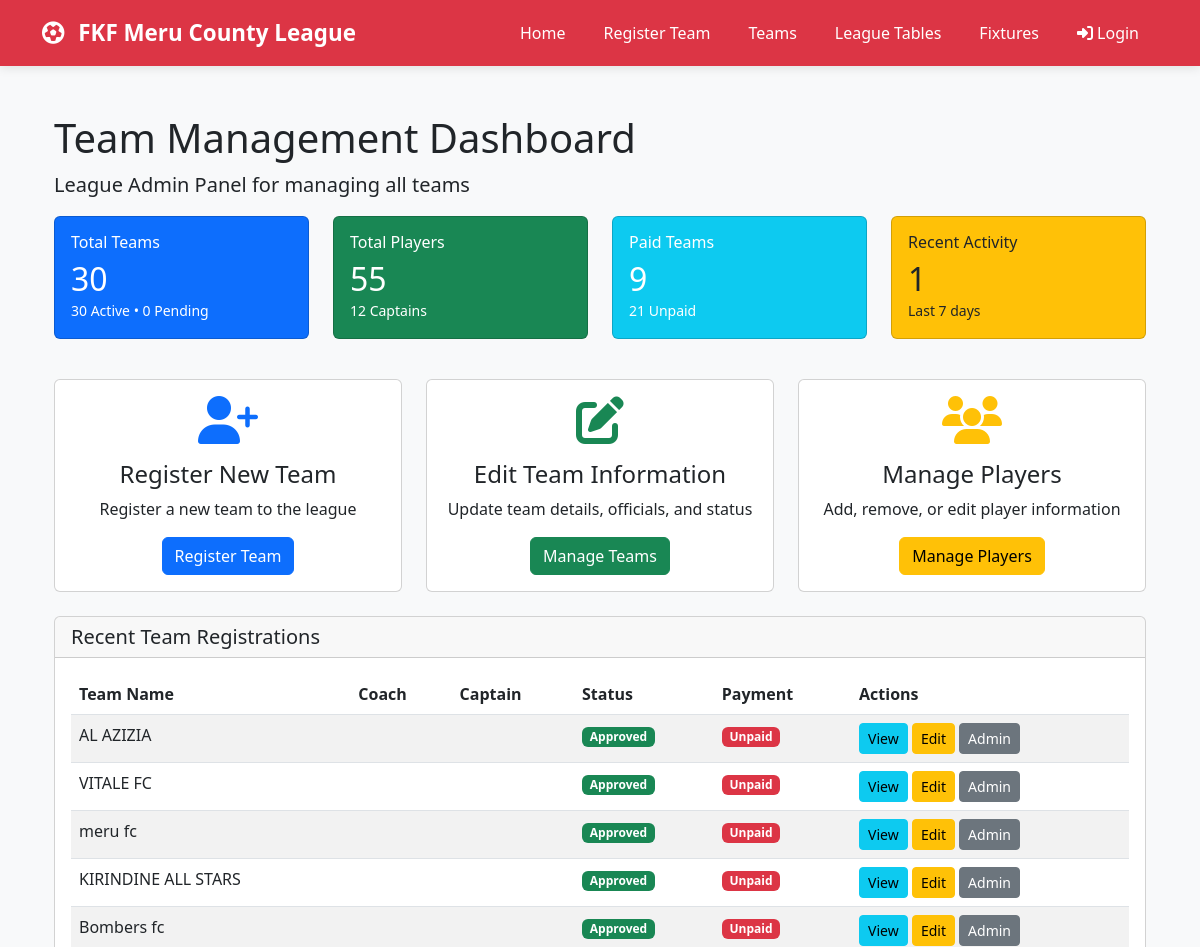
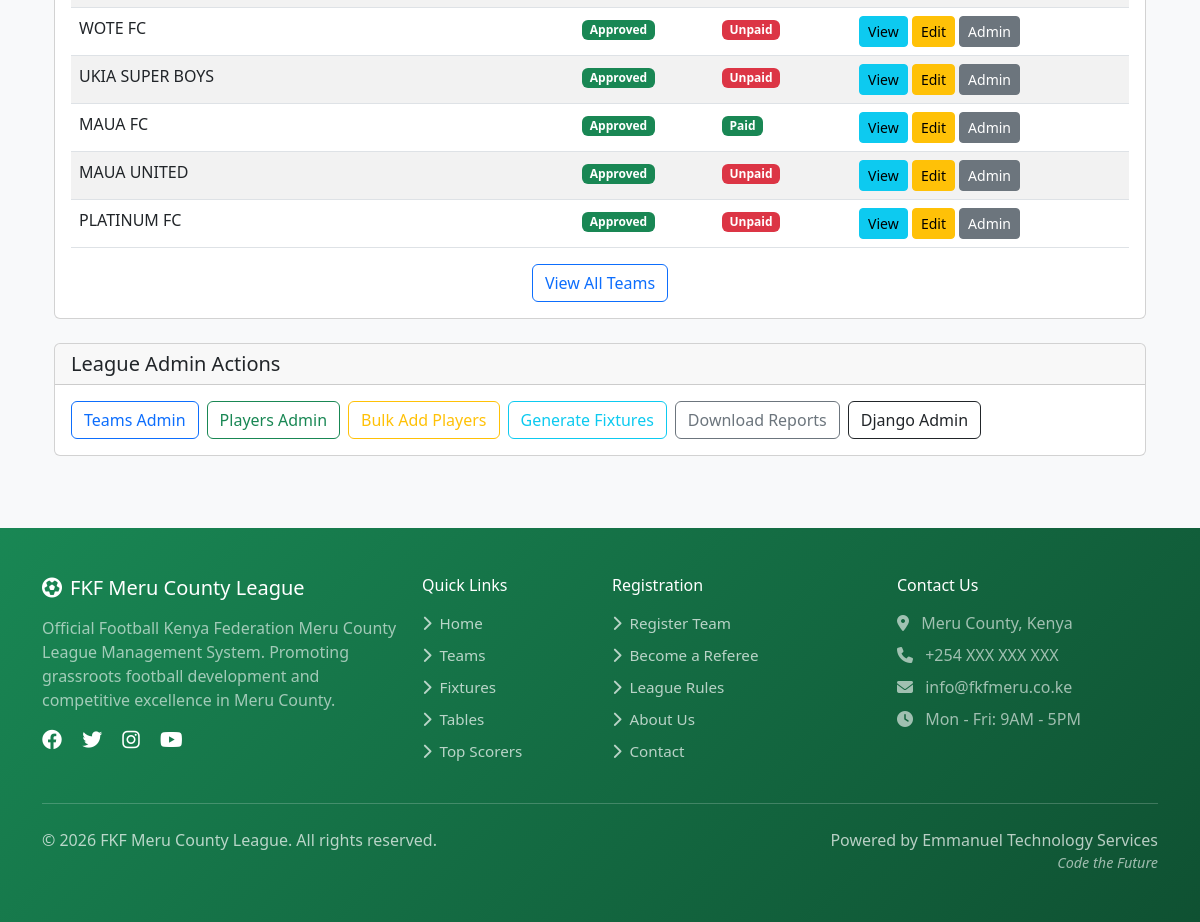
The app's page /teams/admin-team-dashboard/ with its own data (2 pictures, top to bottom).
### teams/models.py (models this page shows, shortened)
class Team(models.Model):
    STATUS_CHOICES = [
        ('pending', 'Pending'),
        ('approved', 'Approved'),
        ('rejected', 'Rejected'),
        ('suspended', 'Suspended'),
    ]
    team_name = models.CharField(max_length=200, unique=True)
    team_code = models.CharField(max_length=20, unique=True, blank=True)
    logo = models.ImageField(upload_to='team_logos/', blank=True, null=True)
    location = models.CharField(max_length=200)
    home_ground = models.CharField(max_length=200)
    map_location = models.URLField(blank=True)
    latitude = models.DecimalField(max_digits=9, decimal_places=6, blank=True, null=True)
    longitude = models.DecimalField(max_digits=9, decimal_places=6, blank=True, null=True)
    contact_person = models.CharField(max_length=100)
    phone_number = models.CharField(
        max_length=13,
        unique=True,
        validators=[validate_kenya_phone],
        help_text="Must be +254 followed by 9 digits (e.g., +254712345678)"
    )
    email = models.EmailField(blank=True, unique=True)
    zone = models.ForeignKey(Zone, on_delete=models.SET_NULL, null=True, blank=True)
    status = models.CharField(max_length=20, choices=STATUS_CHOICES, default='pending')
    manager = models.ForeignKey(
        settings.AUTH_USER_MODEL,
        on_delete=models.SET_NULL,
        null=True,
        blank=True,
        related_name='managed_teams'
    )
    payment_status = models.BooleanField(default=False)
    payment_date = models.DateField(blank=True, null=True)
    home_jersey_color = models.CharField(max_length=50, blank=True, default='#dc3545')
    home_shorts_color = models.CharField(max_length=50, blank=True, default='#ffffff')
    home_socks_color = models.CharField(max_length=50, blank=True, default='#dc3545')
    away_jersey_color = models.CharField(max_length=50, blank=True, default='#ffffff')
    away_shorts_color = models.CharField(max_length=50, blank=True, default='#dc3545')
    away_socks_color = models.CharField(max_length=50, blank=True, default='#ffffff')
    third_jersey_color = models.CharField(max_length=50, blank=True)
    third_shorts_color = models.CharField(max_length=50, blank=True)
    third_socks_color = models.CharField(max_length=50, blank=True)
    gk_home_jersey_color = models.CharField(max_length=50, blank=True, default='#28a745')
    gk_home_shorts_color = models.CharField(max_length=50, blank=True, default='#28a745')
    gk_home_socks_color = models.CharField(max_length=50, blank=True, default='#28a745')
    gk_away_jersey_color = models.CharField(max_length=50, blank=True, default='#ffc107')
    gk_away_shorts_color = models.CharField(max_length=50, blank=True, default='#ffc107')
    gk_away_socks_color = models.CharField(max_length=50, blank=True, default='#ffc107')
    gk_third_jersey_color = models.CharField(max_length=50, blank=True)
    gk_third_shorts_color = models.CharField(max_length=50, blank=True)
    gk_third_socks_color = models.CharField(max_length=50, blank=True)
    kit_colors_set = models.BooleanField(default=False)
    kit_setup_prompt_shown = models.BooleanField(default=False)
    home_kit_image = models.ImageField(upload_to='kit_images/', blank=True, null=True,
                                      help_text="Upload home kit design/image")
    away_kit_image = models.ImageField(upload_to='kit_images/', blank=True, null=True,
                                      help_text="Upload away kit design/image")
    third_kit_image = models.ImageField(upload_to='kit_images/', blank=True, null=True,
                                       help_text="Upload third kit design/image")
    gk_home_kit_image = models.ImageField(upload_to='kit_images/', blank=True, null=True,
                                         help_text="Upload GK home kit design/image")
    gk_away_kit_image = models.ImageField(upload_to='kit_images/', blank=True, null=True,
                                         help_text="Upload GK away kit design/image")
    gk_third_kit_image = models.ImageField(upload_to='kit_images/', blank=True, null=True,
                                          help_text="Upload GK third kit design/image")
    registration_date = models.DateTimeField(auto_now_add=True)
    class Meta:
        ordering = ['team_name']

### teams/views.py (the view)
# urls.py: path('admin-team-dashboard/', views.league_admin_dashboard, name='dashboard'),
def league_admin_dashboard(request):
    from django.utils import timezone
    from datetime import timedelta
    teams = Team.objects.all()
    recent_cutoff = timezone.now() - timedelta(days=7)
    context = {
        'teams_count': teams.count(),
        'active_teams': teams.filter(status='approved').count(),
        'pending_teams': teams.filter(status='pending').count(),
        'total_players': Player.objects.count(),
        'total_captains': Player.objects.filter(is_captain=True).count(),
        'paid_teams': teams.filter(payment_status=True).count(),
        'unpaid_teams': teams.filter(payment_status=False).count(),
        'recent_registrations': teams.filter(registration_date__gte=recent_cutoff).count(),
        'recent_teams': teams.order_by('-registration_date')[:10],
    }
    return render(request, 'teams/admin_dashboard.html', context)

### templates/teams/admin_dashboard.html (shortened to what this page needs)
{% extends 'base.html' %}
{% block content %}
<div class="container mt-4">
    <h1>Team Management Dashboard</h1>
    <p class="lead">League Admin Panel for managing all teams</p>
    <div class="row mb-4">
        <div class="col-md-3 col-sm-6 mb-3">
            <div class="card bg-primary text-white">
                <div class="card-body">
                    <h6 class="card-title">Total Teams</h6>
                    <h2 class="mb-0">{{ teams_count }}</h2>
                    <small>{{ active_teams }} Active • {{ pending_teams }} Pending</small>
                </div>
            </div>
        </div>
        <div class="col-md-3 col-sm-6 mb-3">
            <div class="card bg-success text-white">
                <div class="card-body">
                    <h6 class="card-title">Total Players</h6>
                    <h2 class="mb-0">{{ total_players }}</h2>
                    <small>{{ total_captains }} Captains</small>
                </div>
            </div>
        </div>
        <div class="col-md-3 col-sm-6 mb-3">
            <div class="card bg-info text-white">
                <div class="card-body">
                    <h6 class="card-title">Paid Teams</h6>
                    <h2 class="mb-0">{{ paid_teams }}</h2>
                    <small>{{ unpaid_teams }} Unpaid</small>
                </div>
            </div>
        </div>
        <div class="col-md-3 col-sm-6 mb-3">
            <div class="card bg-warning text-dark">
                <div class="card-body">
                    <h6 class="card-title">Recent Activity</h6>
                    <h2 class="mb-0">{{ recent_registrations }}</h2>
                    <small>Last 7 days</small>
                </div>
            </div>
        </div>
    </div>
    <div class="row mb-4">
        <div class="col-md-4">
            <div class="card h-100">
                <div class="card-body text-center">
                    <i class="fas fa-user-plus fa-3x text-primary mb-3"></i>
                    <h4>Register New Team</h4>
                    <p>Register a new team to the league</p>
                    <a href="{% url 'teams:team_registration' %}" class="btn btn-primary">Register Team</a>
                </div>
            </div>
        </div>
        <div class="col-md-4">
            <div class="card h-100">
                <div class="card-body text-center">
                    <i class="fas fa-edit fa-3x text-success mb-3"></i>
                    <h4>Edit Team Information</h4>
                    <p>Update team details, officials, and status</p>
                    <a href="{% url 'teams:all_teams' %}" class="btn btn-success">Manage Teams</a>
                </div>
            </div>
        </div>
        <div class="col-md-4">
            <div class="card h-100">
                <div class="card-body text-center">
                    <i class="fas fa-users fa-3x text-warning mb-3"></i>
                    <h4>Manage Players</h4>
                    <p>Add, remove, or edit player information</p>
                    <a href="{% url 'teams:add_players_approved' %}" class="btn btn-warning">Manage Players</a>
                </div>
            </div>
        </div>
    </div>
    <div class="card">
        <div class="card-header">
            <h5 class="mb-0">Recent Team Registrations</h5>
        </div>
        <div class="card-body">
            <table class="table table-striped">
                <thead>
                    <tr>
                        <th>Team Name</th>
                        <th>Coach</th>
                        <th>Captain</th>
                        <th>Status</th>
                        <th>Payment</th>
                        <th>Actions</th>
                    </tr>
                </thead>
                <tbody>
                    {% for team in recent_teams %}
                    <tr>
                        <td>{{ team.team_name }}</td>
                        <td>{{ team.coach_name }}</td>
                        <td>{{ team.captain_name }}</td>
                        <td>
                            <span class="badge bg-{% if team.status == 'approved' %}success{% elif team.status == 'pending' %}warning{% else %}danger{% endif %}">
                                {{ team.status|title }}
                            </span>
                        </td>
                        <td>
                            <span class="badge bg-{% if team.payment_status %}success{% else %}danger{% endif %}">
                                {% if team.payment_status %}Paid{% else %}Unpaid{% endif %}
                            </span>
                        </td>
                        <td>
                            <a href="{% url 'teams:team_dashboard' team.id %}" class="btn btn-sm btn-info">View</a>
                            <a href="{% url 'teams:team_detail' team.id %}" class="btn btn-sm btn-warning">Edit</a>
                            <a href="{% url 'admin:teams_team_change' team.id %}" class="btn btn-sm btn-secondary">Admin</a>
                        </td>
                    </tr>
                    {% empty %}
                    <tr>
                        <td colspan="6" class="text-center">No teams registered yet</td>
                    </tr>
                    {% endfor %}
                </tbody>
            </table>
            <div class="text-center">
                <a href="{% url 'teams:all_teams' %}" class="btn btn-outline-primary">View All Teams</a>
            </div>
        </div>
    </div>
    <div class="card mt-4">
        <div class="card-header">
            <h5 class="mb-0">League Admin Actions</h5>
        </div>
        <div class="card-body">
            <div class="d-flex flex-wrap gap-2">
                <a href="/admin/teams/team/" class="btn btn-outline-primary">Teams Admin</a>
                <a href="/admin/teams/player/" class="btn btn-outline-success">Players Admin</a>
                <a href="{% url 'teams:add_players_approved' %}" class="btn btn-outline-warning">Bulk Add Players</a>
                <a href="#" class="btn btn-outline-info">Generate Fixtures</a>
                <a href="#" class="btn btn-outline-secondary">Download Reports</a>
                <a href="/admin/" class="btn btn-outline-dark">Django Admin</a>
            </div>
        </div>
    </div>
</div>
{% endblock %}

### static/css/app.css (style rules this page uses)
:root { --fkf-primary: #dc3545; --fkf-accent: #198754; }
body { -webkit-font-smoothing: antialiased; -moz-osx-font-smoothing: grayscale; }

### templates/base.html (style rules this page uses)
:root { --primary-red: #DC3545; --primary-green: #198754; --primary-white: #FFFFFF; --primary-black: #212529; --hover-green: #28a745; }
body { font-family: 'Segoe UI', Tahoma, Geneva, Verdana, sans-serif; background-color: #f8f9fa; display: flex; flex-direction: column; min-height: 100vh; margin: 0; padding: 0; }

### records on screen
Team: team_name "AL AZIZIA", status "Approved", payment_status "Unpaid"
Team: team_name "VITALE FC", status "Approved", payment_status "Unpaid"
Team: team_name "meru fc", status "Approved", payment_status "Unpaid"
Team: team_name "KIRINDINE ALL STARS", status "Approved", payment_status "Unpaid"
Team: team_name "Bombers fc", status "Approved", payment_status "Unpaid"
Team: team_name "WOTE FC", status "Approved", payment_status "Unpaid"
Team: team_name "UKIA SUPER BOYS", status "Approved", payment_status "Unpaid"
Team: team_name "MAUA FC", status "Approved", payment_status "Paid"
Team: team_name "MAUA UNITED", status "Approved", payment_status "Unpaid"
Team: team_name "PLATINUM FC", status "Approved", payment_status "Unpaid"

### other values on screen
{{ teams_count }} "30"
{{ active_teams }} "30"
{{ pending_teams }} "0"
{{ total_players }} "55"
{{ total_captains }} "12"
{{ paid_teams }} "9"
{{ unpaid_teams }} "21"
{{ recent_registrations }} "1"
